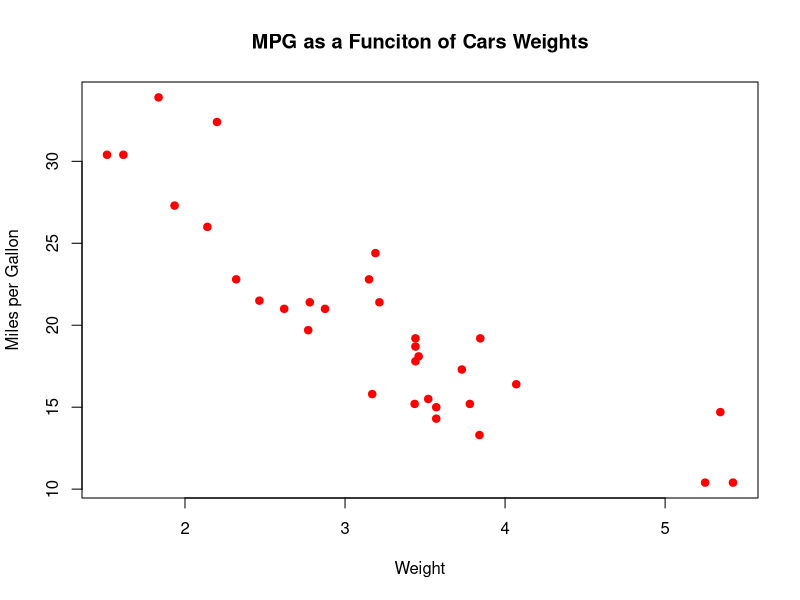
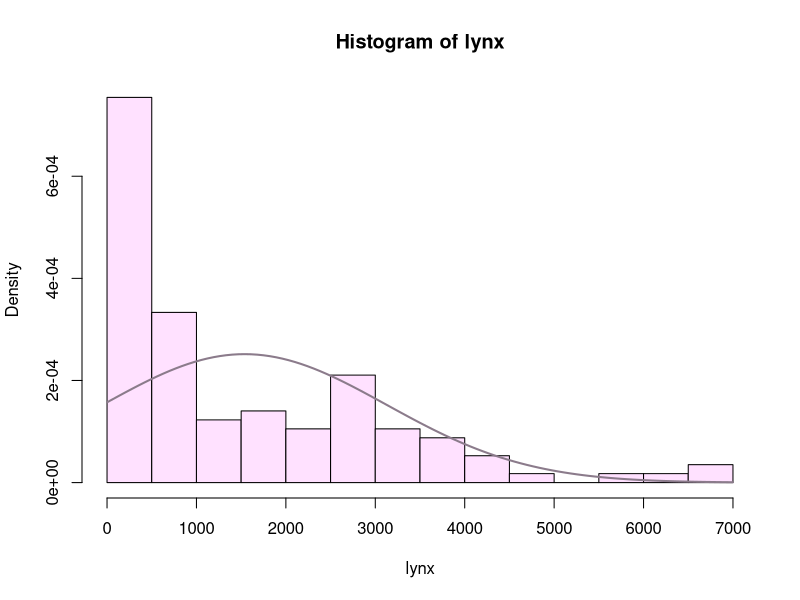

Generate these figures, in order, with R:
### File: lesson103.R

## Part 1. Visualize linear regression

# Prepare data
library(datasets)
# Good habit to first visualize the data
plot(mtcars$wt,mtcars$mpg,
     pch = 19,
     col = "red",
     main = "MPG as a Funciton of Cars Weights",
     xlab = "Weight",
     ylab = "Miles per Gallon"
     )

## Part 2. Superimpose plot

# Prepare data
hist(lynx,
     breaks = 14,
     freq = FALSE, # axis shows density (sample number / total number) instead of frequency (sample number)
     col = "thistle1"
     )

# To be superimposed
curve(dnorm(x,mean=mean(lynx),sd=sd(lynx)),
      col = "thistle4",
      lwd = 2, # line width
      add = TRUE # superimpose to the previous figure
      )